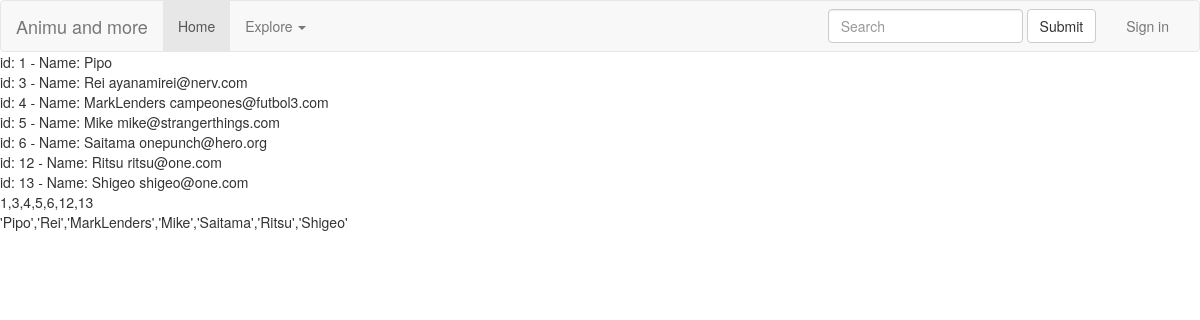
The app's page /getUsers.php, older data.
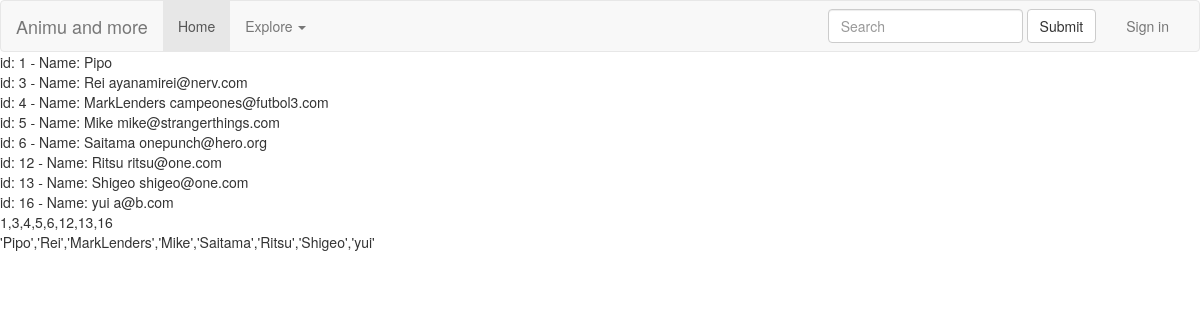
The same page, newer data.
### tables this page shows
CREATE TABLE `users` (
  `UserID` int(11) NOT NULL,
  `Name` varchar(255) NOT NULL,
  `Email` varchar(255) NOT NULL,
  `Password` text NOT NULL,
  `Gender` varchar(255) DEFAULT NULL,
  `Photo` varchar(255) DEFAULT NULL,
  `Birthday` date DEFAULT NULL,
  `RegistrationDate` timestamp NOT NULL DEFAULT CURRENT_TIMESTAMP
);

### getUsers.php (the view)
<?php
include 'head.php';
?>
<body>
<?php
include 'header.php';
?>
<?php
include "connection.php";
$sql = "SELECT * FROM users";
$result = $conn->query($sql);
if ($result->num_rows > 0) {
    $ids = array();
    $names = array();
    while($row = $result->fetch_assoc()) {
        echo "id: " . $row["UserID"]. " - Name: " . $row["Name"]. " " . $row["Email"]. "<br>";
        array_push($ids, $row["UserID"]);
        array_push($names, $row["Name"]);
    }
    echo implode(",",$ids)."<br>";
	echo "'".  implode("','",$names) . "'" ;
} else {
    echo "0 results";
}
?>
</body>
</html>

Row changes from the older to the newer data that the page shows:
added users: UserID "16", Name "yui", Email "a@b.com"
Text that changed along with them:
implode(",",$ids): "1,3,4,5,6,12,13" → "1,3,4,5,6,12,13,16"
implode("','",$names): "Pipo','Rei','MarkLenders','Mike','Saitama','Ritsu','Shigeo" → "Pipo','Rei','MarkLenders','Mike','Saitama','Ritsu','Shigeo','yui"
